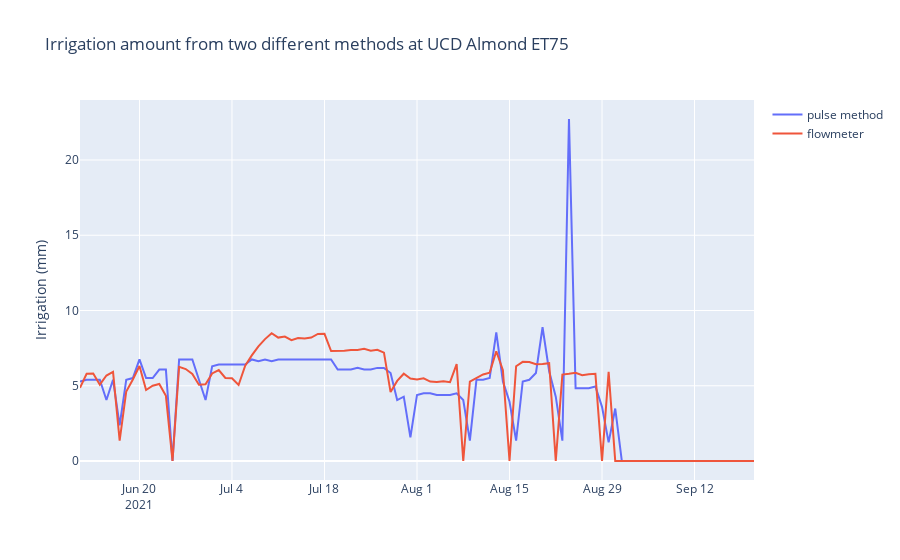

Here is the notebook cell this chart was saved with:
### Code cell
figure = go.FigureWidget(
    data=[
        go.Scatter(
            x=alm_ET75_both["time"],
            y=alm_ET75_both["volume (mm)"],
            name="pulse method",
        ),
        go.Scatter(
            x=alm_ET75_both["Date_Alm"],
            y=alm_ET75_both["ET75_Alm"],
            name="flowmeter",
            
        ),
    ]
   
)
figure.update_layout(title = 'Irrigation amount from two different methods at UCD Almond ET75', yaxis ={'title': 'Irrigation (mm)'} )
figure.show()
